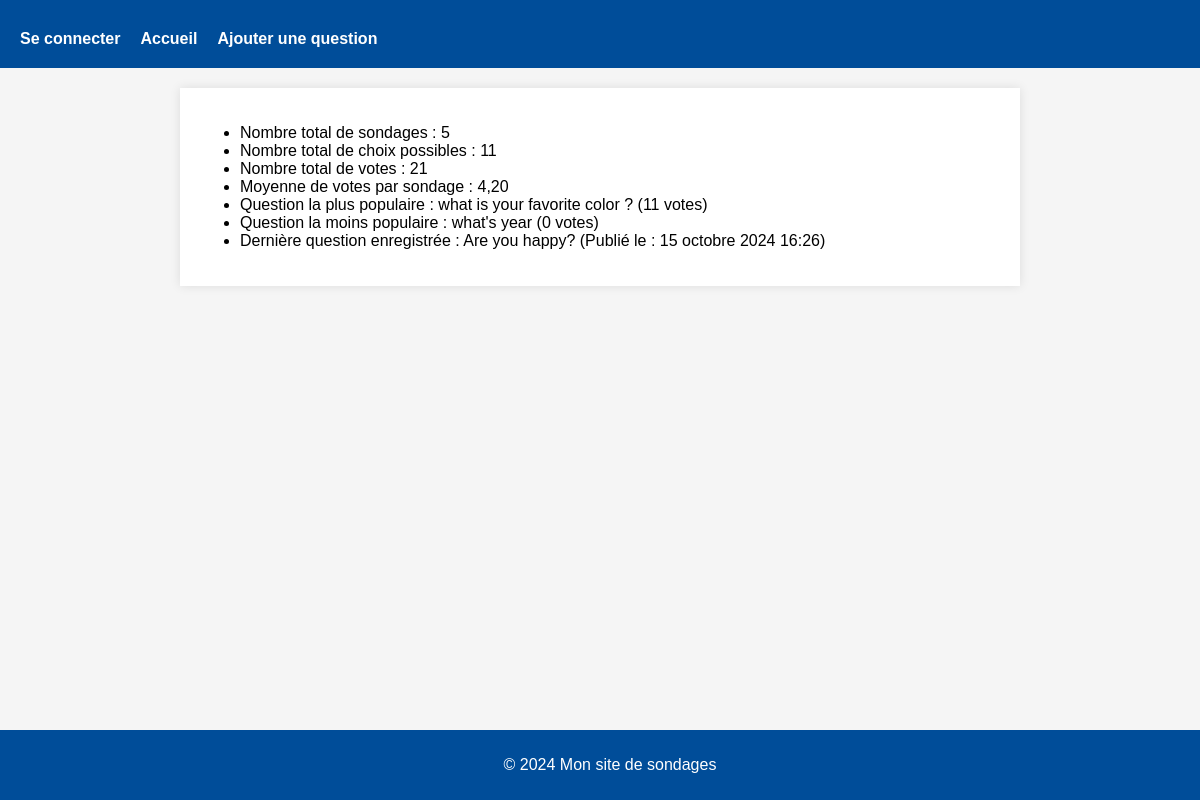
Before: /polls/statistics/ with the older database file.
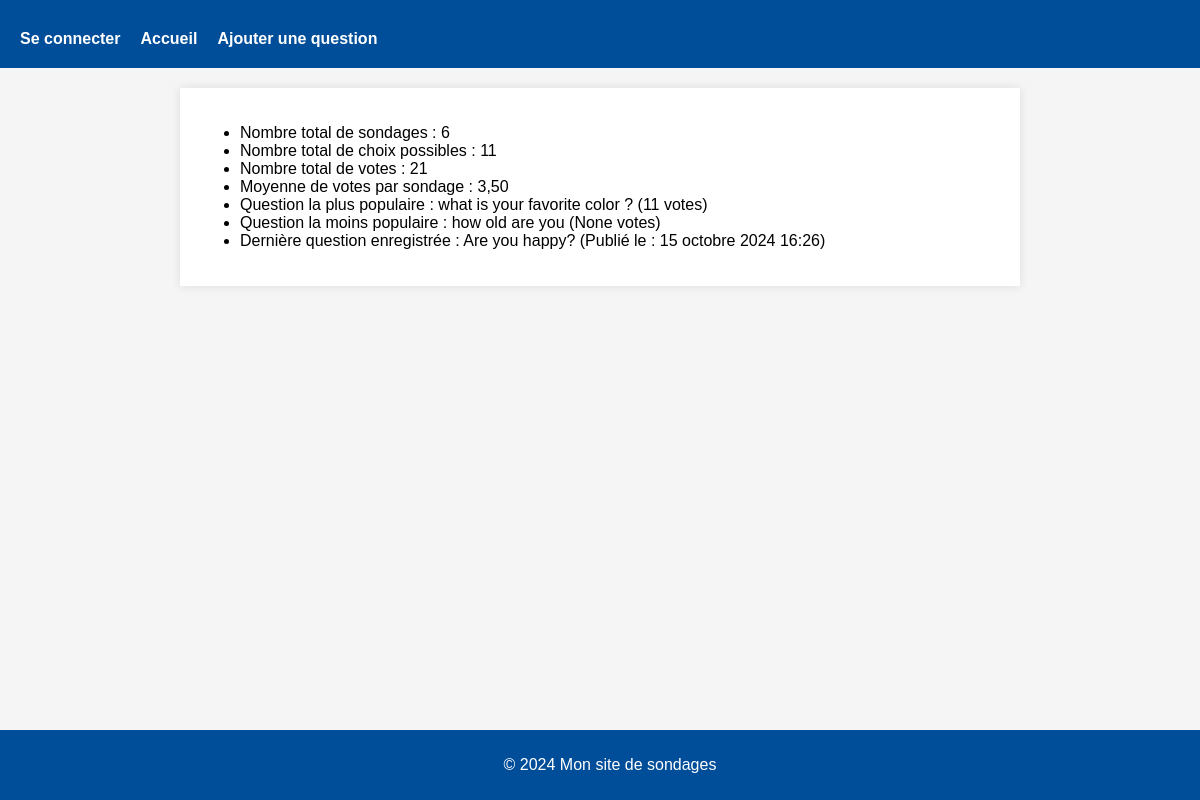
After: the same page with the newer database file.
### polls/models.py (models this page shows, shortened)
class Question(models.Model):
    question_text = models.CharField(max_length=200)
    pub_date = models.DateTimeField("date published")
    @classmethod
    def total_questions(cls):
        return cls.objects.count()
    @classmethod
    def total_choices(cls):
        return sum(choice.choice_set.count() for choice in cls.objects.all())
    @classmethod
    def total_votes(cls):
        return sum(choice.votes for question in cls.objects.prefetch_related('choice_set').all() for choice in
                   question.choice_set.all())
    @classmethod
    def average_votes(cls):
        total_votes = cls.total_votes()
        total_questions = cls.total_questions()
        return total_votes / total_questions if total_questions > 0 else 0
    @classmethod
    def most_popular(cls):
        return cls.objects.annotate(total_votes=Sum('choice__votes')).order_by('-total_votes').first()
    @classmethod
    def least_popular(cls):
        return cls.objects.annotate(total_votes=Sum('choice__votes')).order_by('total_votes').first()
    @classmethod
    def latest_question(cls):
        return cls.objects.latest('pub_date')

### polls/views.py (the view)
# urls.py: path('statistics/', views.statistics_view, name='statistics'),
def statistics_view(request):
    total_questions = Question.total_questions()
    total_choices = Question.total_choices()
    total_votes = Question.total_votes()
    average_votes = Question.average_votes()
    most_popular = Question.most_popular()
    least_popular = Question.least_popular()
    latest_question = Question.latest_question()
    context = {
        'total_questions': total_questions,
        'total_choices': total_choices,
        'total_votes': total_votes,
        'average_votes': average_votes,
        'most_popular': most_popular,
        'least_popular': least_popular,
        'latest_question': latest_question,
    }
    return render(request, 'polls/statistics.html', context)

### polls/templates/polls/statistics.html (shortened to what this page needs)
{% extends "base.html" %}
{% block main %}
<ul>
    <li>Nombre total de sondages : {{ total_questions }}</li>
    <li>Nombre total de choix possibles : {{ total_choices }}</li>
    <li>Nombre total de votes : {{ total_votes }}</li>
    <li>Moyenne de votes par sondage : {{ average_votes|floatformat:2 }}</li>
    <li>Question la plus populaire : {{ most_popular.question_text }} ({{ most_popular.total_votes }} votes)</li>
    <li>Question la moins populaire : {{ least_popular.question_text }} ({{ least_popular.total_votes }} votes)</li>
    <li>Dernière question enregistrée : {{ latest_question.question_text }} (Publié le : {{ latest_question.pub_date }})</li>
</ul>
{% endblock %}

Changed rows visible on the page:
no longer on this page (row unchanged): Question: question_text "what's year", total_votes "0"
added Question: question_text "how old are you", total_votes "None"
Other visible differences:
{{ total_questions }}: "5" → "6"
{{ average_votes|floatformat:2 }}: "4,20" → "3,50"
